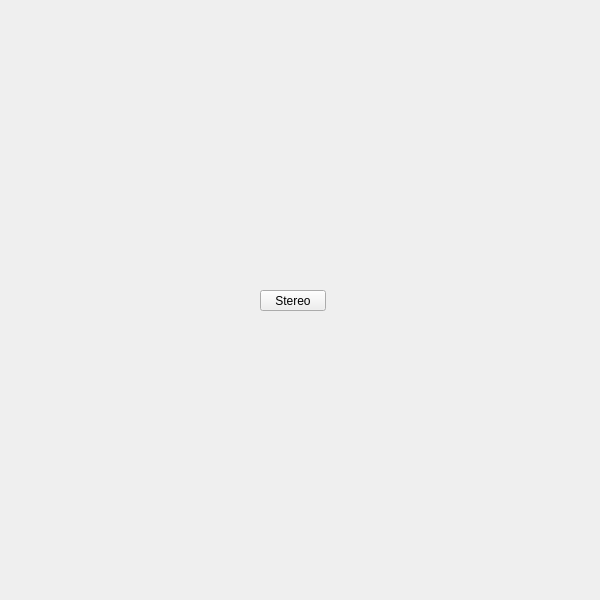
<?xml version="1.0" encoding="UTF-8"?>
<ui version="4.0">
 <class>QtUi</class>
 <widget class="QMainWindow" name="QtUi">
  <property name="enabled">
   <bool>true</bool>
  </property>
  <property name="geometry">
   <rect>
    <x>0</x>
    <y>0</y>
    <width>600</width>
    <height>600</height>
   </rect>
  </property>
  <property name="sizePolicy">
   <sizepolicy hsizetype="Ignored" vsizetype="Ignored">
    <horstretch>0</horstretch>
    <verstretch>0</verstretch>
   </sizepolicy>
  </property>
  <property name="minimumSize">
   <size>
    <width>0</width>
    <height>0</height>
   </size>
  </property>
  <property name="maximumSize">
   <size>
    <width>600</width>
    <height>600</height>
   </size>
  </property>
  <property name="toolButtonStyle">
   <enum>Qt::ToolButtonIconOnly</enum>
  </property>
  <property name="tabShape">
   <enum>QTabWidget::Triangular</enum>
  </property>
  <property name="dockNestingEnabled">
   <bool>true</bool>
  </property>
  <property name="dockOptions">
   <set>QMainWindow::AllowNestedDocks|QMainWindow::AllowTabbedDocks|QMainWindow::AnimatedDocks|QMainWindow::ForceTabbedDocks</set>
  </property>
  <widget class="QWidget" name="widget">
   <property name="sizePolicy">
    <sizepolicy hsizetype="Ignored" vsizetype="Ignored">
     <horstretch>0</horstretch>
     <verstretch>0</verstretch>
    </sizepolicy>
   </property>
   <widget class="MenuButton" name="i041">
    <property name="geometry">
     <rect>
      <x>260</x>
      <y>290</y>
      <width>66</width>
      <height>21</height>
     </rect>
    </property>
    <property name="minimumSize">
     <size>
      <width>0</width>
      <height>21</height>
     </size>
    </property>
    <property name="maximumSize">
     <size>
      <width>66</width>
      <height>21</height>
     </size>
    </property>
    <property name="target">
     <string>stereo</string>
    </property>
    <property name="text">
     <string>Stereo</string>
    </property>
   </widget>
  </widget>
 </widget>
 <customwidgets>
  <customwidget>
   <class>MenuButton</class>
   <extends>QPushButton</extends>
   <header>widgets.menubutton.h</header>
  </customwidget>
 </customwidgets>
 <resources/>
 <connections/>
 <designerdata>
  <property name="gridDeltaX">
   <number>5</number>
  </property>
  <property name="gridDeltaY">
   <number>10</number>
  </property>
  <property name="gridSnapX">
   <bool>true</bool>
  </property>
  <property name="gridSnapY">
   <bool>true</bool>
  </property>
  <property name="gridVisible">
   <bool>true</bool>
  </property>
 </designerdata>
</ui>
